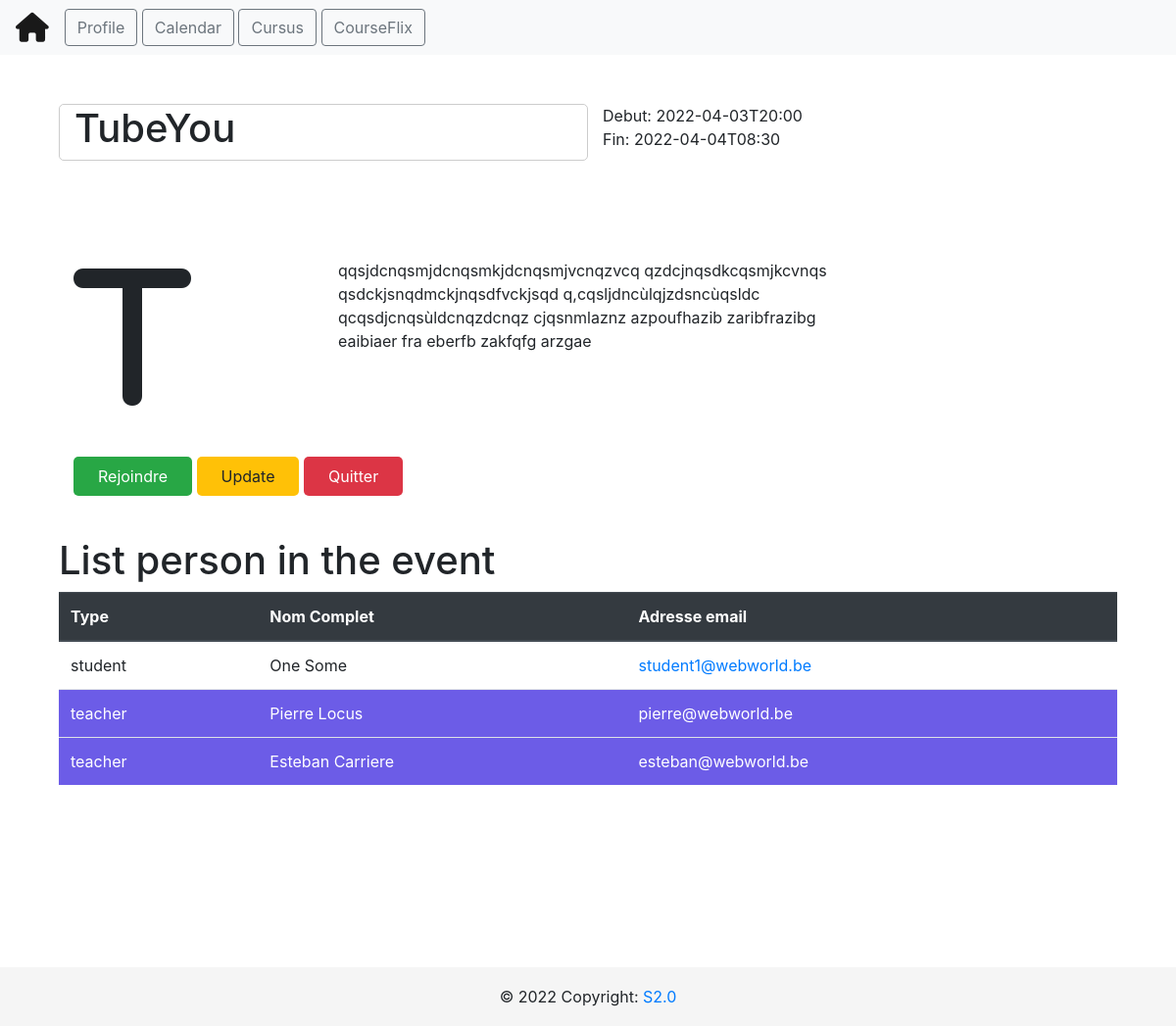
Screenshot of /calendar/event/2 with the database file from the repository.
### tables this page shows
CREATE TABLE events (
                        event_id INTEGER NOT NULL, 
                        title VARCHAR(100), 
                        date_from INTEGER, 
                        date_to INTEGER, 
                        organizer INTEGER, event_description TEXT, category_id INTEGER, 
                        PRIMARY KEY (event_id)
                    );

CREATE TABLE person (
            person_id INTEGER NOT NULL, 
            lastname VARCHAR(100), 
            firstname VARCHAR(100), 
            person_type VARCHAR(100), 
            email VARCHAR(100), 
            phone VARCHAR(100), 
            passwords VARCHAR(100), 
            PRIMARY KEY (person_id)
        );

### app.py (the view)
@api.route("/calendar/event/<int:id>")
def get_event(id):
    cursor = db.cursor()
    cursor.execute("SELECT * FROM events WHERE event_id = {}".format(id))
    rows = cursor.fetchall()
    event = rows
    cursor.execute("SELECT * FROM event_attendes WHERE event_id = {}".format(id))
    rows = cursor.fetchall()
    person_attendes = rows
    persons = []
    for i in range(len(person_attendes)):
        cursor.execute(
            "SELECT * FROM person WHERE person_id = {}".format(person_attendes[i][2])
        )
        rows = cursor.fetchall()
        persons.append(
            {
                "id": rows[0][0],
                "lastname": rows[0][1],
                "firstname": rows[0][2],
                "person_type": rows[0][3],
                "email": rows[0][4],
            }
        )
    return render_template(
        "view_event.html",
        event={
            "event_id": event[0][0],
            "title": event[0][1],
            "start": event[0][2],
            "end": event[0][3],
            "organizer": event[0][4],
            "description": event[0][5],
            "category_id": event[0][6],
        },
        persons=persons,
    )

### templates/view_event.html (shortened to what this page needs)
{% extends "layout.html" %} {% block title %} {{event.title}} {% endblock %} {%
block head %} {{ super() }}
{% endblock %} {% block content %}
<section>
  <div class="container">
    <div class="row row-event event-header">
      <div class="col-md-6 event-title">
        <h1>{{event.title}}</h1>
      </div>
      <div class="col-md-6">
        <div class="row">
          <div class="col-md-12 event-date">Debut: {{event.start}}</div>
        </div>
        <div class="row">
          <div class="col-md-12 event-date">Fin: {{event.end}}</div>
        </div>
      </div>
    </div>
    <div class="row row-event">
      <div class="col-md-3 event-icon">
        <i class="fa-solid fa-{{event.title[0]|lower}} fa-10x"></i>
      </div>
      <div class="col-md-6 event-description">
        <div class="row">
          <div class="col-md-12">{{event.description}}</div>
        </div>
      </div>
    </div>
    <div class="row row-event">
      <div class="col-md-6">
        <a href="#" class="btn-event btn-success">Rejoindre</a>
        <a href="#" class="btn-event btn-warning" id="updater">Update</a>
        <a href="#" class="btn-event btn-danger">Quitter</a>
      </div>
    </div>
  </div>
</section>
<section>
  <div class="container">
    <div class="row">
      <div class="col-md-12">
        <h1>List person in the event</h1>
      </div>
    </div>
    <div class="row">
      <div class="col-md-12">
        <table class="table">
          <thead class="thead-dark">
            <th>Type</th>
            <th>Nom Complet</th>
            <th>Adresse email</th>
          </thead>
          <tbody>
            {% for person in persons %} {% if person.person_type == "teacher" %}
            <tr class="table-row-teacher">
              {%else %}
            <tr>
              {%endif %}
              <td>{{person.person_type}}</td>
              <td>{{person.firstname}} {{person.lastname}}</td>
              <td><a href="mailto:{{person.email}}">{{person.email}}</a></td>
            </tr>
            {% endfor %}
          </tbody>
        </table>
      </div>
    </div>
  </div>
</section>
{% endblock %}

### templates/css/profile.css (style rules this page uses)
body { color: #6F8BA4; margin-top:20px; }

### templates/layout.html (style rules this page uses)
body { min-height: 100vh!important; }

### templates/view_event.html (style rules this page uses)
.row-event { margin: 50px auto; }
.event-title { border: 1px solid #ccc; border-radius: 5px; decoration: underline; }
.btn-event { min-width: 60px; padding: 10px 25px; border-radius: 5px; }
.table { margin-bottom: 150px; }
.table-row-teacher td { background-color: #6c5ce7; color: white; }
.table-row-teacher td a { color: white; decoration: none; }

### rows the page displays
events: title "TubeYou", start "2022-04-03T20:00", end "2022-04-04T08:30", description "qqsjdcnqsmjdcnqsmkjdcnqsmjvcnqzvcq qzdcjnqsdkcqsmjkcvnqs qsdckjsnqdmckjnqsdfvckjsqd q,cqsljdncùlqjzdsncùqsldc qcqsdjcnqsùldcnqzdcnqz cjqsnmlaznz azpoufhazib zaribfrazibg eaibiaer fra eberfb zakfqfg arzgae"
person: person_type "student", firstname "One", lastname "Some", email "student1@webworld.be"
person: person_type "teacher", firstname "Pierre", lastname "Locus", email "pierre@webworld.be"
person: person_type "teacher", firstname "Esteban", lastname "Carriere", email "esteban@webworld.be"
